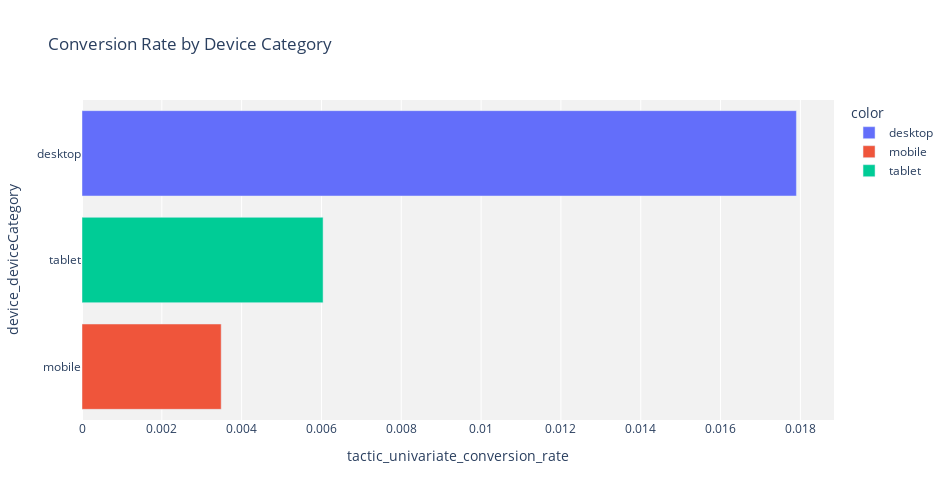

Notebook cell for this chart:
### Markdown cell above
**What are conversion rates by desktop, mobile, tablet, other?**

### Code cell
## use visualization package to make a bar chart

bar_fig = px.bar(results_df
                 ,x='tactic_univariate_conversion_rate'
                 ,y='device_deviceCategory'
                 ,title='Conversion Rate by Device Category'
                 ,color=viz_df['device_deviceCategory']
                 )

bar_fig.update_layout(width=950
                      ,height=500
                      ,yaxis={'categoryorder': 'total ascending'}
                      ,plot_bgcolor='#f2f2f2') 

bar_fig.show()

### Figure 1 — Plotly figure (JSON) as saved in the notebook; plotly's stock layout.template omitted (floating-point values rounded to 4 significant figures)
{"data": [{"alignmentgroup": "True", "hovertemplate": "color=desktop<br>tactic_univariate_conversion_rate=%{x}<br>device_deviceCategory=%{y}<extra></extra>", "legendgroup": "desktop", "marker": {"color": "#636efa", "pattern": {"shape": ""}}, "name": "desktop", "offsetgroup": "desktop", "orientation": "h", "showlegend": true, "textposition": "auto", "type": "bar", "x": [0.0179], "xaxis": "x", "y": ["desktop"], "yaxis": "y"}, {"alignmentgroup": "True", "hovertemplate": "color=mobile<br>tactic_univariate_conversion_rate=%{x}<br>device_deviceCategory=%{y}<extra></extra>", "legendgroup": "mobile", "marker": {"color": "#EF553B", "pattern": {"shape": ""}}, "name": "mobile", "offsetgroup": "mobile", "orientation": "h", "showlegend": true, "textposition": "auto", "type": "bar", "x": [0.003488], "xaxis": "x", "y": ["mobile"], "yaxis": "y"}, {"alignmentgroup": "True", "hovertemplate": "color=tablet<br>tactic_univariate_conversion_rate=%{x}<br>device_deviceCategory=%{y}<extra></extra>", "legendgroup": "tablet", "marker": {"color": "#00cc96", "pattern": {"shape": ""}}, "name": "tablet", "offsetgroup": "tablet", "orientation": "h", "showlegend": true, "textposition": "auto", "type": "bar", "x": [0.006041], "xaxis": "x", "y": ["tablet"], "yaxis": "y"}], "layout": {"barmode": "relative", "height": 500, "legend": {"title": {"text": "color"}, "tracegroupgap": 0}, "plot_bgcolor": "#f2f2f2", "title": {"text": "Conversion Rate by Device Category"}, "width": 950, "xaxis": {"anchor": "y", "domain": [0, 1], "title": {"text": "tactic_univariate_conversion_rate"}}, "yaxis": {"anchor": "x", "categoryorder": "total ascending", "domain": [0, 1], "title": {"text": "device_deviceCategory"}}}}
